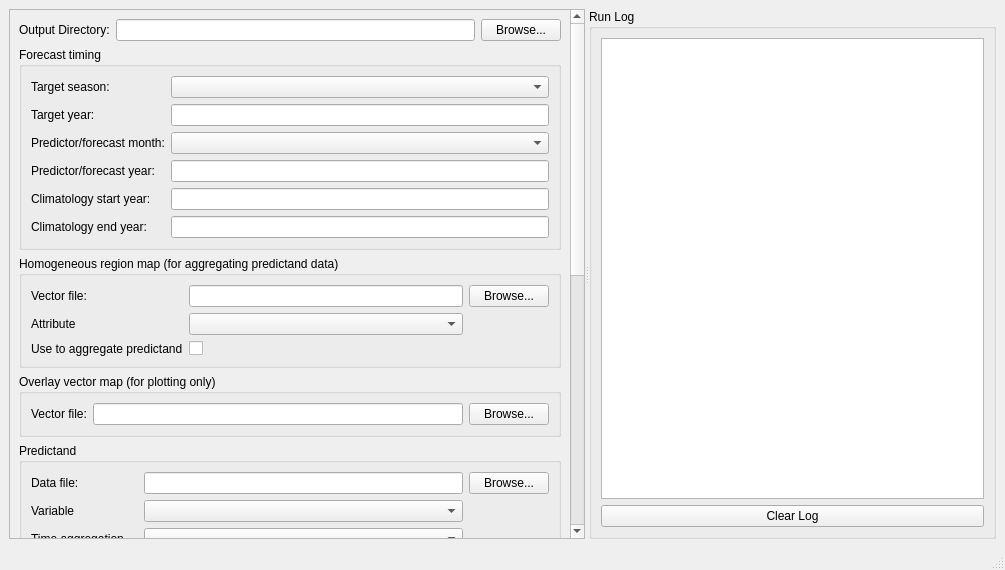
<?xml version="1.0" encoding="UTF-8"?>
<ui version="4.0">
 <class>MainWindow</class>
 <widget class="QMainWindow" name="MainWindow">
  <property name="geometry">
   <rect>
    <x>0</x>
    <y>0</y>
    <width>1005</width>
    <height>570</height>
   </rect>
  </property>
  <property name="windowTitle">
   <string>CFT seasonal forecast</string>
  </property>
  <property name="windowIcon">
   <iconset>
    <normaloff>icon/cft.ico</normaloff>icon/cft.ico</iconset>
  </property>
  <widget class="QWidget" name="centralwidget">
   <layout class="QHBoxLayout" name="horizontalLayout">
    <item>
     <widget class="QSplitter" name="splitter">
      <property name="orientation">
       <enum>Qt::Horizontal</enum>
      </property>
      <widget class="QScrollArea" name="scrollArea">
       <property name="widgetResizable">
        <bool>true</bool>
       </property>
       <widget class="QWidget" name="scrollAreaWidgetContents">
        <property name="geometry">
         <rect>
          <x>0</x>
          <y>0</y>
          <width>593</width>
          <height>813</height>
         </rect>
        </property>
        <layout class="QVBoxLayout" name="verticalLayoutLeft">

         <item>
          <layout class="QHBoxLayout" name="horizontalLayout_directoryPicker">
           <item>
            <widget class="QLabel" name="labelDirectory">
             <property name="text">
              <string>Output Directory:</string>
             </property>
            </widget>
           </item>
           <item>
            <widget class="QLineEdit" name="lineEdit_rootdir">
             <property name="readOnly">
              <bool>true</bool>
             </property>
            </widget>
           </item>
           <item>
            <widget class="QPushButton" name="pushButton_rootdir">
             <property name="text">
              <string>Browse...</string>
             </property>
            </widget>
           </item>
          </layout>
         </item>

         <item>
          <widget class="QGroupBox" name="groupBox2">
           <property name="title">
            <string>Forecast timing</string>
           </property>
           <layout class="QFormLayout" name="formLayout1">
<!--
            <item row="0" column="0">
             <widget class="QPushButton" name="infoButton">
              <property name="text">
               <string>ℹ️ Info</string>
              </property>
              <property name="toolTip">
               <string>Click for more information</string>
              </property>
             </widget>
            </item>
-->
            <item row="1" column="0">
             <widget class="QLabel" name="label_targetseas">
              <property name="text">
               <string>Target season:</string>
              </property>
             </widget>
            </item>
            <item row="1" column="1">
             <widget class="QComboBox" name="comboBox_tgtseas"/>
            </item>
 
            <item row="2" column="0">
             <widget class="QLabel" name="label_tgtyear">
              <property name="text">
               <string>Target year:</string>
              </property>
             </widget>
            </item>
            <item row="2" column="1">
             <widget class="QLineEdit" name="lineEdit_tgtyear"/>
            </item>
 
            <item row="3" column="0">
             <widget class="QLabel" name="label_srcmon">
              <property name="text">
               <string>Predictor/forecast month:</string>
              </property>
             </widget>
            </item>
            <item row="3" column="1">
             <widget class="QComboBox" name="comboBox_srcmon"/>
            </item>
 
            <item row="4" column="0">
             <widget class="QLabel" name="label_srcyear">
              <property name="text">
               <string>Predictor/forecast year:</string>
              </property>
             </widget>
            </item>
            <item row="4" column="1">
             <widget class="QLineEdit" name="lineEdit_srcyear"/>
            </item>

            <item row="5" column="0">
             <widget class="QLabel" name="label">
              <property name="text">
               <string>Climatology start year:</string>
              </property>
             </widget>
            </item>
            <item row="5" column="1">
             <widget class="QLineEdit" name="lineEdit_climstartyr"/>
            </item>
            <item row="6" column="0">
             <widget class="QLabel" name="label">
              <property name="text">
               <string>Climatology end year:</string>
              </property>
             </widget>
            </item>
            <item row="6" column="1">
             <widget class="QLineEdit" name="lineEdit_climendyr"/>
            </item>


           </layout>
          </widget>
         </item>

         <item>
          <widget class="QGroupBox" name="groupBox2">
           <property name="title">
            <string>Homogeneous region map (for aggregating predictand data)</string>
           </property>
           <layout class="QGridLayout" name="gridLayout">
            <item row="0" column="0">
             <widget class="QLabel" name="labelDirectory">
              <property name="text">
               <string>Vector file:</string>
              </property>
             </widget>
            </item>
            <item row="0" column="1">
             <widget class="QLineEdit" name="lineEdit_zonesfile">
              <property name="readOnly">
               <bool>false</bool>
              </property>
             </widget>
            </item>
            <item row="0" column="2">
             <widget class="QPushButton" name="pushButton_zonesfile">
              <property name="text">
               <string>Browse...</string>
              </property>
             </widget>
            </item>

            <item row="1" column="0">
             <widget class="QLabel" name="label">
              <property name="text">
               <string>Attribute</string>
              </property>
             </widget>
            </item>
            <item row="1" column="1">
             <widget class="QComboBox" name="comboBox_zonesattribute"/>
            </item>

            <item row="2" column="0">
             <widget class="QLabel" name="label">
              <property name="text">
               <string>Use to aggregate predictand</string>
              </property>
             </widget>
            </item>
            <item row="2" column="1">
             <widget class="QCheckBox" name="checkBox_zonesaggregate"/>
            </item>



           </layout>
          </widget>
         </item>

         <item>
          <widget class="QGroupBox" name="groupBox">
           <property name="title">
            <string>Overlay vector map (for plotting only)</string>
           </property>
           <layout class="QGridLayout" name="gridLayout">
            <item row="0" column="0">
             <widget class="QLabel" name="label">
              <property name="text">
               <string>Vector file:</string>
              </property>
             </widget>
            </item>
            <item row="0" column="1">
             <widget class="QLineEdit" name="lineEdit_overlayfile">
              <property name="readOnly">
               <bool>false</bool>
              </property>
             </widget>
            </item>
            <item row="0" column="2">
             <widget class="QPushButton" name="pushButton_overlayfile">
              <property name="text">
               <string>Browse...</string>
              </property>
             </widget>
            </item>
           </layout>
          </widget>
         </item>

         <item>
          <widget class="QGroupBox" name="groupBox">
           <property name="title">
            <string>Predictand</string>
           </property>
           <layout class="QGridLayout" name="gridLayout">
            <item row="0" column="0">
             <widget class="QLabel" name="label">
              <property name="text">
               <string>Data file:</string>
              </property>
             </widget>
            </item>
            <item row="0" column="1">
             <widget class="QLineEdit" name="lineEdit_predictandfile"/>
            </item>
            <item row="0" column="2">
             <widget class="QPushButton" name="pushButton_predictandfile">
              <property name="text">
               <string>Browse...</string>
              </property>
             </widget>
            </item>

            <item row="1" column="0">
             <widget class="QLabel" name="label">
              <property name="text">
               <string>Variable</string>
              </property>
             </widget>
            </item>
            <item row="1" column="1">
             <widget class="QComboBox" name="comboBox_predictandvar"/>
            </item>

            <item row="2" column="0">
             <widget class="QLabel" name="label">
              <property name="text">
               <string>Time aggregation</string>
              </property>
             </widget>
            </item>
            <item row="2" column="1">
             <widget class="QComboBox" name="comboBox_timeaggregation"/>
            </item>

            <item row="3" column="0">
             <widget class="QLabel" name="label">
              <property name="text">
               <string>Missing value code</string>
              </property>
             </widget>
            </item>
            <item row="3" column="1">
             <widget class="QLineEdit" name="lineEdit_predictandmissingvalue"/>
            </item>

            <item row="4" column="0">
             <widget class="QLabel" name="label">
              <property name="text">
               <string>Predictand category</string>
              </property>
             </widget>
            </item>
            <item row="4" column="1">
             <widget class="QComboBox" name="comboBox_predictandcategory"/>
            </item>

           </layout>
          </widget>
         </item>

         <item>
          <widget class="QGroupBox" name="groupBox">
           <property name="title">
            <string>Forecast Model</string>
           </property>
           <layout class="QVBoxLayout" name="boxLayout">
            <item>
             <widget class="QGroupBox" name="groupBox">
              <property name="title">
               <string>Predictor</string>
              </property>
              <layout class="QGridLayout" name="gridLayout">
               <item row="0" column="0">
                <widget class="QLabel" name="label">
                 <property name="text">
                  <string>Predictor file:</string>
                 </property>
                </widget>
               </item>
               <item row="0" column="1">
                <widget class="QLineEdit" name="lineEdit_predictorfile"/>
               </item>
               <item row="0" column="2">
                <widget class="QPushButton" name="browseButton_predictorfile">
                 <property name="text">
                  <string>Browse...</string>
                 </property>
                </widget>
               </item>
               <item row="1" column="0">
                <widget class="QLabel" name="label">
                 <property name="text">
                  <string>Variable</string>
                 </property>
                </widget>
               </item>
               <item row="1" column="1">
                <widget class="QComboBox" name="comboBox_predictorvar"/>
               </item>
               <item row="2" column="0">
                <widget class="QLabel" name="label">
                 <property name="text">
                  <string>Predictor Code</string>
                 </property>
                </widget>
               </item>
               <item row="2" column="1">
                <widget class="QLineEdit" name="lineEdit_predictorcode"/>
               </item>

               <item row="3" column="0">
                <widget class="QLabel" name="label">
                 <property name="text">
                  <string>min Lat</string>
                 </property>
                </widget>
               </item>
               <item row="3" column="1">
                <widget class="QLineEdit" name="lineEdit_minLat"/>
               </item>
               <item row="4" column="0">
                <widget class="QLabel" name="label">
                 <property name="text">
                 <string>max Lat</string>
                 </property>
                </widget>
               </item>
               <item row="4" column="1">
                <widget class="QLineEdit" name="lineEdit_maxLat"/>
               </item>
               <item row="5" column="0">
                <widget class="QLabel" name="label">
                 <property name="text">
                  <string>min Lon:</string>
                 </property>
                </widget>
               </item>
               <item row="5" column="1">
                <widget class="QLineEdit" name="lineEdit_minLon"/>
               </item>
               <item row="6" column="0">
                <widget class="QLabel" name="label">
                 <property name="text">
                  <string>max Lon</string>
                 </property>
                </widget>
               </item>
               <item row="6" column="1">
                <widget class="QLineEdit" name="lineEdit_maxLon"/>
               </item>
              </layout>
             </widget>
            </item>
            <item>
             <widget class="QGroupBox" name="groupBox">
              <property name="title">
               <string>Statistical model</string>
              </property>
              <layout class="QGridLayout" name="gridLayout">
               <item row="0" column="0">
                <widget class="QLabel" name="label">
                 <property name="text">
                  <string>Preprocessing</string>
                 </property>
                </widget>
               </item>
               <item row="0" column="1">
                <widget class="QComboBox" name="comboBox_preproc"/>
               </item>
               <item row="1" column="0">
                <widget class="QLabel" name="label">
                 <property name="text">
                  <string>Regression</string>
                 </property>
                </widget>
               </item>
               <item row="1" column="1">
                <widget class="QComboBox" name="comboBox_regression"/>
               </item>
               <item row="2" column="0">
                <widget class="QLabel" name="label">
                 <property name="text">
                  <string>Cross-validation</string>
                 </property>
                </widget>
               </item>
               <item row="2" column="1">
                <widget class="QComboBox" name="comboBox_crossval"/>
               </item>
              </layout>
             </widget>
            </item>
            <item>
             <widget class="QPushButton" name="button_run">
              <property name="text">
               <string>Calculate</string>
              </property>
             </widget>
            </item>
           </layout>
          </widget>
         </item>
         <item>
          <spacer name="verticalSpacer">
           <property name="orientation">
            <enum>Qt::Vertical</enum>
           </property>
           <property name="sizeHint" stdset="0">
            <size>
             <width>20</width>
             <height>40</height>
            </size>
           </property>
          </spacer>
         </item>
        </layout>
       </widget>
      </widget>
      <widget class="QWidget" name="rightPanel">
       <layout class="QVBoxLayout" name="verticalLayoutRight">
        <item>
         <widget class="QGroupBox" name="runLogGroupBox">
          <property name="title">
           <string>Run Log</string>
          </property>
          <layout class="QVBoxLayout" name="runLogLayout">
           <item>
            <widget class="QPlainTextEdit" name="logWindow"/>
           </item>
           <item>
            <widget class="QPushButton" name="clearLogButton">
             <property name="text">
              <string>Clear Log</string>
             </property>
            </widget>
           </item>
          </layout>
         </widget>
        </item>
       </layout>
      </widget>
     </widget>
    </item>
   </layout>
  </widget>
  <widget class="QStatusBar" name="statusbar"/>
 </widget>
 <resources/>
 <connections/>
</ui>
